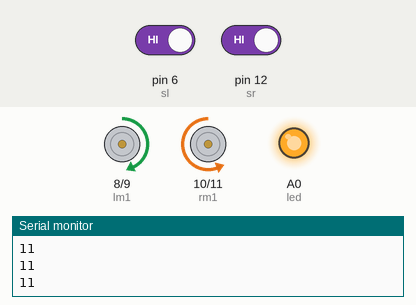
This sketch was run on a simulated Arduino Uno, built with avr-gcc and run on an emulated ATmega328P. Shown: motor-driver pin pairs drawn as motors (green arrow = first pin HIGH = forward, orange = second pin HIGH = backward, longer = more drive, scaled by the enable pin), output pins drawn as LEDs (lit = HIGH), the last lines printed to the serial monitor. The inputs (shaded band) are chosen by the test bench; at power-on: pin 6 (sl) HIGH, pin 12 (sr) HIGH.

Above: at 3.1 s.
3.2 s: pin 6 (sl) driven LOW
At 3.65 s:
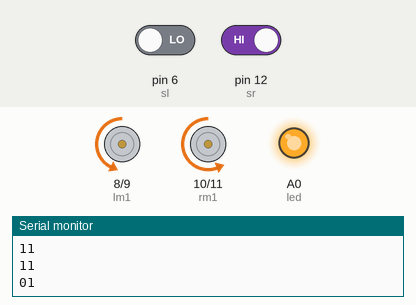
7.6 s: pin 12 (sr) driven LOW
At 8.8 s:
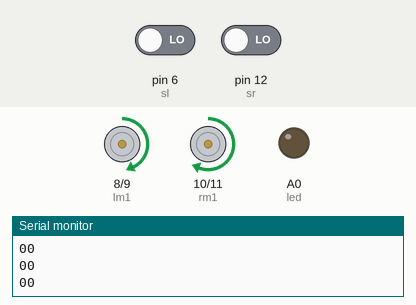
9.5 s: pin 12 (sr) driven HIGH
At 10.3 s:
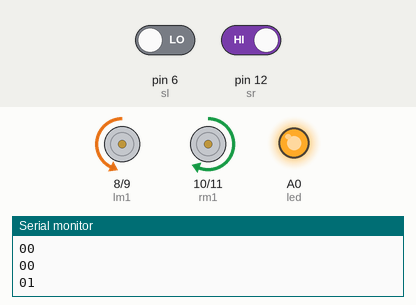
13.1 s: pin 6 (sl) driven HIGH
Timing chart, 0 to 17.6 s (numbered marks = the images above; inputs shaded):
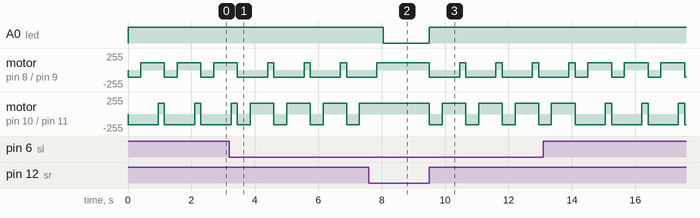

Measured:
- after the input at 7.6 s, A0 (led): HIGH → LOW after 0.45 s; motor on pin 8 (lm1) / pin 9 (lm2): goes on until 7.9 s, then stays forward 110/255; motor on pin 10 (rm1) / pin 11 (rm2): stays forward 160/255 (without the input it goes to backward 160/255 after 0.45 s)
- after the input at 9.5 s, A0 (led): LOW → HIGH at once; motor on pin 8 (lm1) / pin 9 (lm2): alternates forward 110/255 for 0.20 s and backward 110/255 for 0.95 s, starting at once; motor on pin 10 (rm1) / pin 11 (rm2): alternates forward 160/255 for 0.75 s and backward 160/255 for 0.40 s, starting at once
- by itself, motor on pin 8 (lm1) / pin 9 (lm2): alternates forward 110/255 for 0.20 s and backward 110/255 for 0.95 s
- by itself, motor on pin 10 (rm1) / pin 11 (rm2): repeats every 1.2 s: backward 160/255 0.40 s, forward 160/255 0.75 s

The sketch:

Edge_Avoder_Car.ino
```cpp
//for Table Edge Avoiding Robot using IR sensors


int lm1=8; //left motor output 1
int lm2=9; //left motor output 2
int rm1=10;  //right motor output 1
int rm2=11;  //right motor output 2
int sl=6;    //sensor 1 input (left)
int sr=12;    //sensor 2 input (right)
int EN1 = 3;
int EN2 = 5;

int SlV=0;
int SrV=0;
int led=A0;
void setup()
{
 Serial.begin(9600);
 pinMode(lm1,OUTPUT);
 pinMode(lm2,OUTPUT);
 pinMode(rm1,OUTPUT);
 pinMode(rm2,OUTPUT);
 pinMode(led,OUTPUT);
 pinMode(sl,INPUT);
  pinMode(sr,INPUT);
  pinMode(EN1, OUTPUT);
  pinMode(EN2, OUTPUT);
  analogWrite(EN1, 110);
  analogWrite(EN2, 160);


sTOP();
}
void loop()
{
 SlV=digitalRead(sl);
 SrV=digitalRead(sr);
 Serial.print(SlV);
 Serial.println(SrV);
 if(SrV==LOW && SlV== LOW)
 {
   digitalWrite(led,LOW);
  ForWard();
   }
   if(SrV==HIGH && SlV== HIGH)
 {
   digitalWrite(led,HIGH);
  BackWard();
  delay(400);
  Right();
  delay(550);
  ForWard();
  delay(200);
   }
    if(SrV==LOW && SlV== HIGH)
 {
  digitalWrite(led,HIGH);
  BackWard();
  delay(400);
  Right();
  delay(550);
  ForWard();
  delay(200);
   }
    if(SrV==HIGH && SlV== LOW)
 {
  digitalWrite(led,HIGH);
  BackWard();
  delay(400);
  Left();
  delay(550);
  ForWard();
  delay(200);
   }
}
void ForWard()
 {
  digitalWrite(lm1,HIGH);
  digitalWrite(lm2,LOW);
  digitalWrite(rm1,HIGH);
  digitalWrite(rm2,LOW);
 }
 void BackWard()
 {
  digitalWrite(lm1,LOW);
  digitalWrite(lm2,HIGH);
  digitalWrite(rm1,LOW);
  digitalWrite(rm2,HIGH);
 }
 void Left()
 {
  digitalWrite(lm1,LOW);
  digitalWrite(lm2,HIGH);
  digitalWrite(rm1,HIGH);
  digitalWrite(rm2,LOW);
 }
 void Right()
 {
  digitalWrite(lm1,HIGH);
  digitalWrite(lm2,LOW);
  digitalWrite(rm1,LOW);
  digitalWrite(rm2,HIGH);
 }
   void sTOP()
 {
  digitalWrite(lm1,LOW);
  digitalWrite(lm2,LOW);
  digitalWrite(rm1,LOW);
  digitalWrite(rm2,LOW);
 }
```
